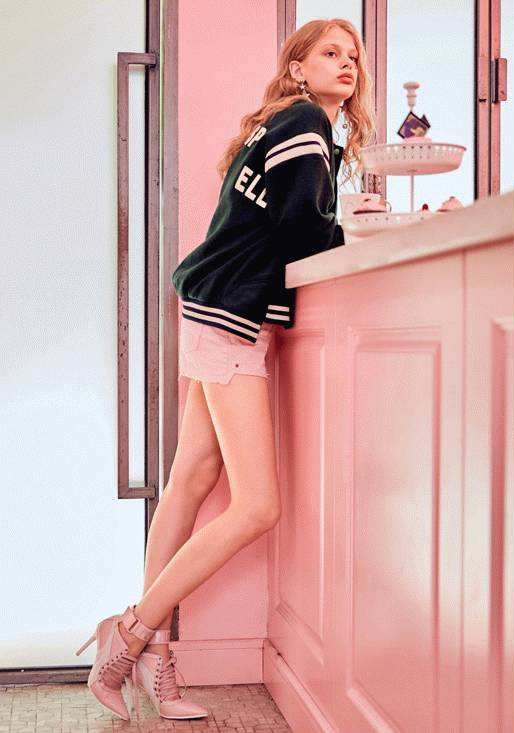
#> input picture girl.jpg, 514 x 733 px
$ jupyter execute 'opencv直方图均衡化.ipynb'
#> lines starting #> are read from the running program, lines starting #| are printed output that depends on the picture
[cell 1]
import cv2
import numpy as np

[cell 2]
img=cv2.imread("girl.jpg")
#> img is the input picture: shape (733, 514, 3); mean B, G, R 167.5, 169.5, 207.8
def equal_histogram(img):#全局直方图均衡化要求图片是灰度图像，作用是图像增强，自适应的提升对比度
    gray=cv2.cvtColor(img,cv2.COLOR_BGR2GRAY)
    dst=cv2.equalizeHist(gray)
    cv2.imshow("gray",gray)
    cv2.imshow("equal_histogram",dst)
    if cv2.waitKey()==27:
        cv2.destroyAllWindows()
#equal_histogram(img)

[cell 3]
def clahe_demo(img):#这是局部自适应的灰度直方图均衡化的方法
    clahe=cv2.createCLAHE(40,(8,8))
    gray=cv2.cvtColor(img,cv2.COLOR_BGR2GRAY)
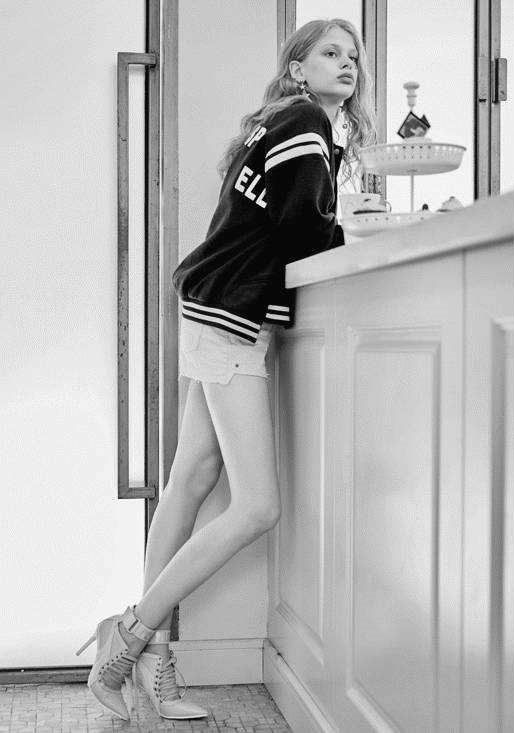
#> gray: shape (733, 514); min 0, max 255, mean 180.7
    clahe_img=clahe.apply(gray)
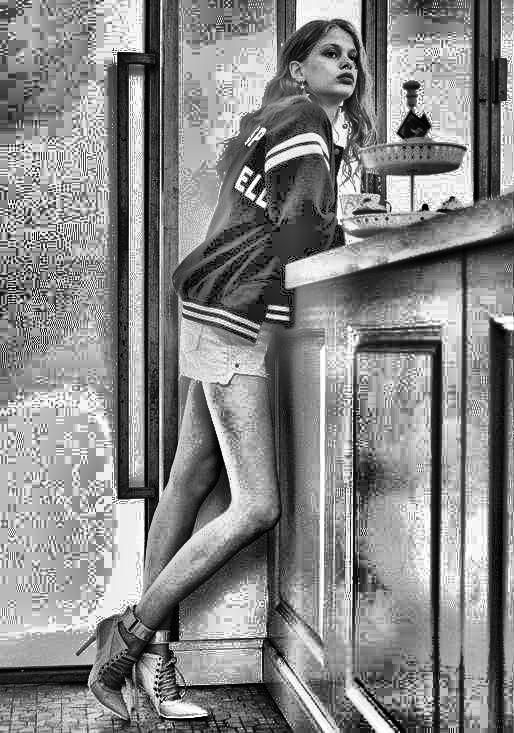
#> clahe_img: shape (733, 514); min 0, max 255, mean 135.1
    cv2.imshow("clahe_img",clahe_img)
    if cv2.waitKey()==27:
#> (key Esc is pressed here)
        cv2.destroyAllWindows()
clahe_demo(img)
